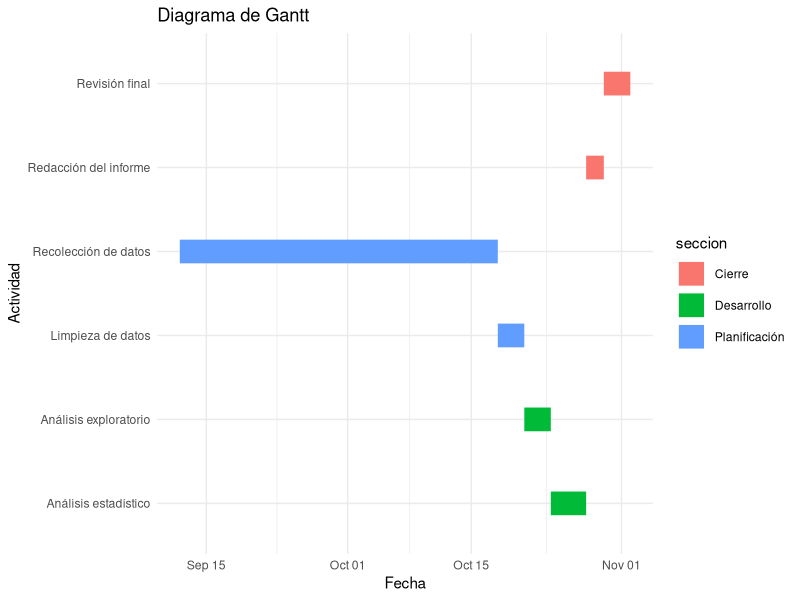
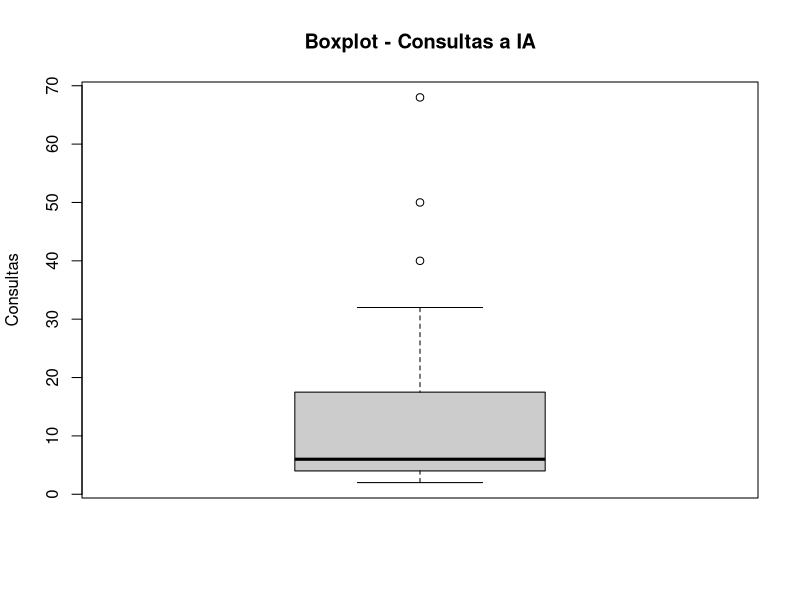
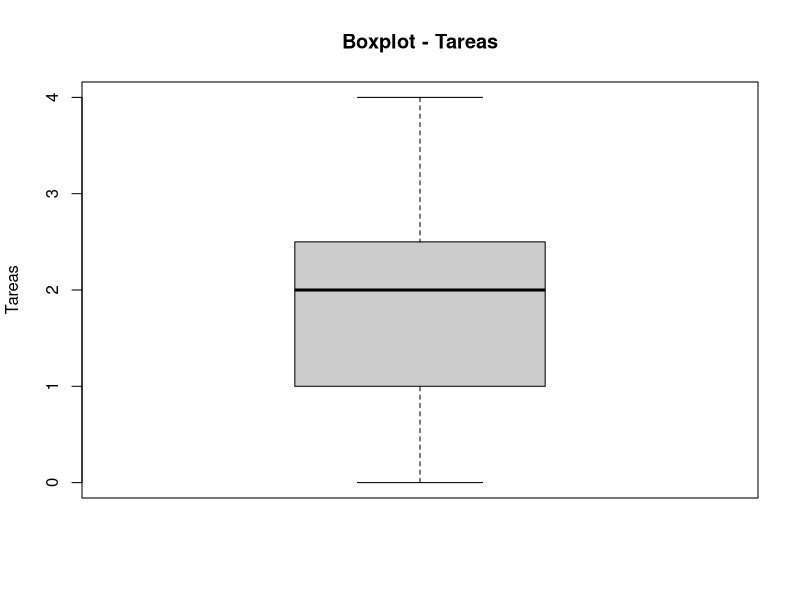
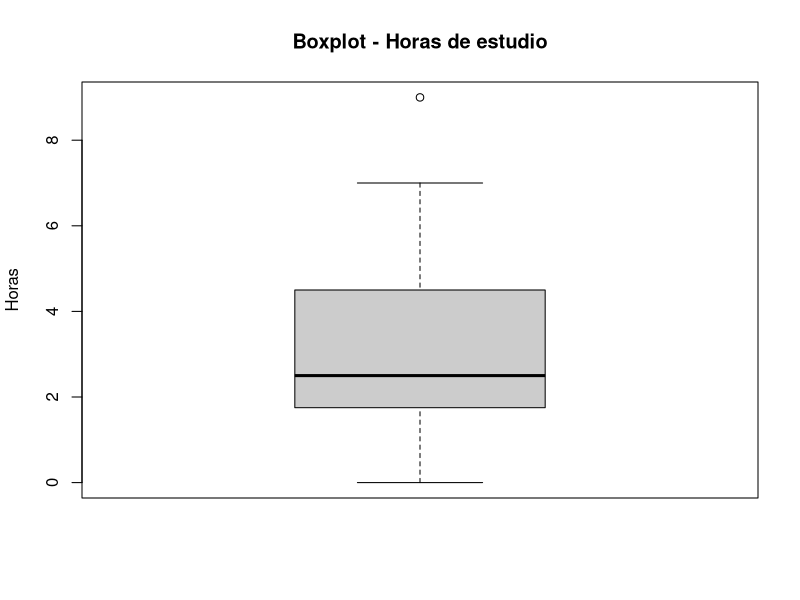
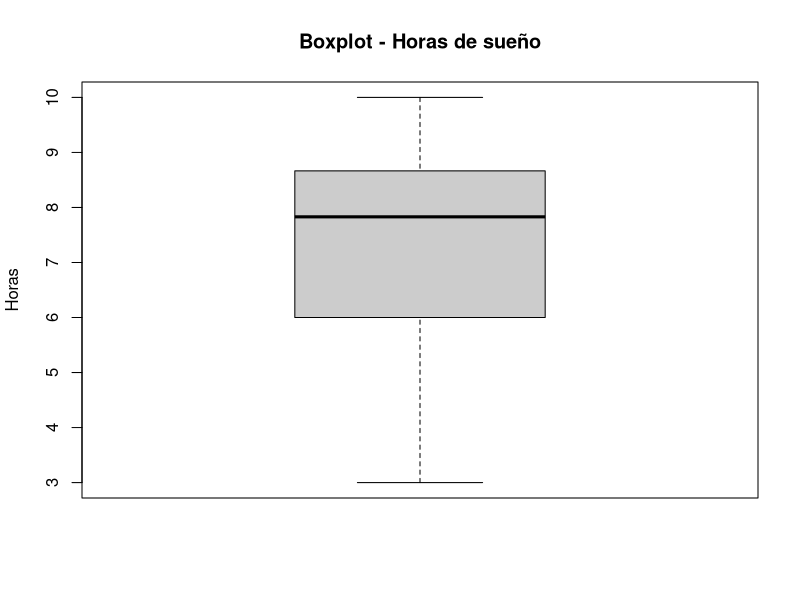
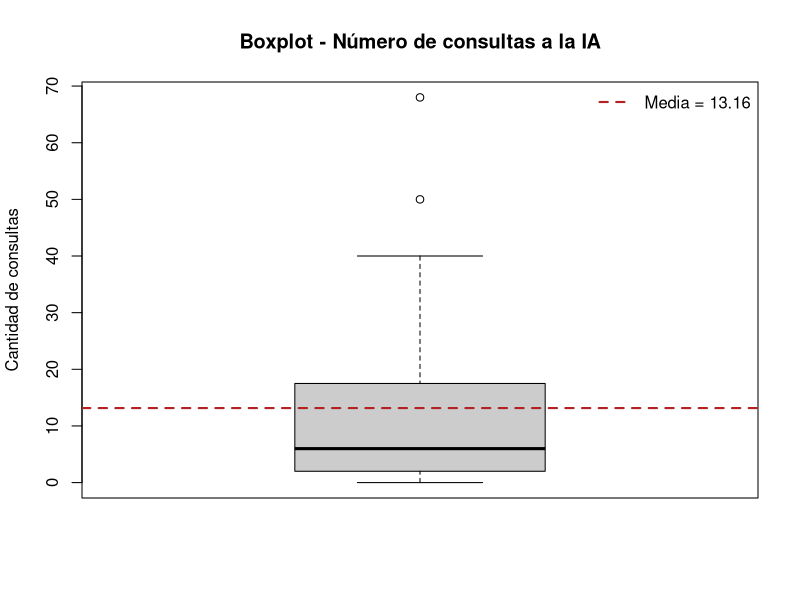
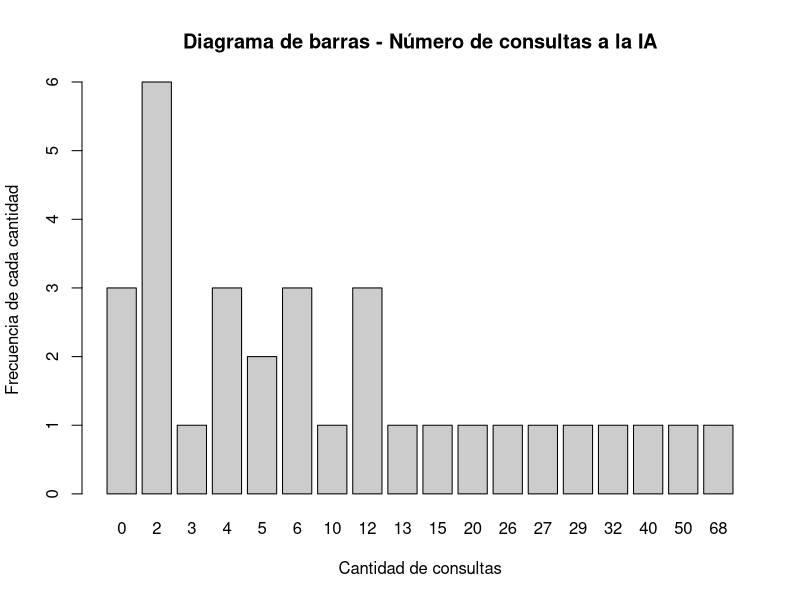
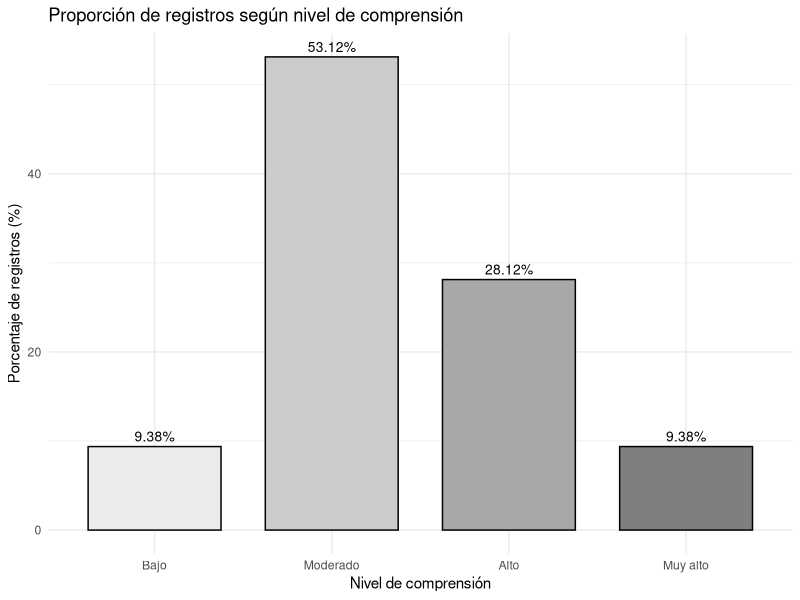

Source code (R) for these figures, in order:
## ---- chunk 1
library(ggplot2)

tareas <- data.frame(
  tarea = c(
    "Recolección de datos",
    "Limpieza de datos",
    "Análisis exploratorio",
    "Análisis estadístico",
    "Redacción del informe",
    "Revisión final"
  ),
  inicio = as.Date(c(
    "2026-09-12", "2026-10-18", "2026-10-21", "2026-10-24", "2026-10-28", "2026-10-30"
  )),
  fin = as.Date(c(
    "2026-10-18", "2026-10-21", "2026-10-24", "2026-10-28", "2026-10-30", "2026-11-02"
  )),
  seccion = c(
    "Planificación",
    "Planificación",
    "Desarrollo",
    "Desarrollo",
    "Cierre",
    "Cierre"
  )
)

ggplot(tareas,
       aes(x = inicio,
           xend = fin,
           y = tarea,
           yend = tarea,
           color = seccion)) +
  geom_segment(linewidth = 8) +
  labs(title = "Diagrama de Gantt",
       x = "Fecha",
       y = "Actividad") +
  theme_minimal()
## ---- chunk 2
library(readr)
library(dplyr)
library(tidyverse)
library(ggplot2)

DF <- read_csv("RespuestasDiario.csv")
## ---- chunk 3
names(DF)
DFL <- DF
## ---- chunk 4
DFL %>% rename(hora = `Marca temporal`
               , consultas = `¿Cuántas consultas a una IA realizaste hoy?`
               , uso = `¿Cuál fue el uso principal que le diste a la IA hoy?`
               , satisfaccion = `¿Qué nivel de satisfacción tienes con tu avance académico de hoy?`
               , tareas = `¿En cuántas tareas de hoy el uso de la IA te ahorró tiempo?`
               , curso = `¿Cuál es el código del curso sobre el que hiciste la mayoría de tus consultas a la IA hoy?`
               , estudio = `¿Cuántas horas efectivas de estudio acumulaste el día de hoy?`
               , sueno = `¿Cuántas horas dormiste la noche pasada?`
               , comprension = `¿Qué nivel de comprensión tuviste de las actividades académicas que realizaste hoy?`
               , email = `Dirección de correo electrónico`) -> DFL
## ---- chunk 5
DFL <- DFL[, c("hora", "consultas", "uso", "satisfaccion", "tareas", "curso", "estudio", "sueno", "comprension", "email")]
names(DFL)
## ---- chunk 6
DFAuxiliar <- read_csv("CorreosGrupo.csv")
## ---- chunk 7
DFL <- inner_join(DFL, DFAuxiliar, by = "email")
## ---- chunk 8
head(DFL[c("hora", "email", "Grupo")])
## ---- chunk 9
dim(DFL)
head(DFL)
sapply(DFL, class)
## ---- chunk 10
colSums(is.na(DFL))
## ---- chunk 11
round(colSums(is.na(DFL)) / nrow(DFL) * 100, 2)
## ---- chunk 12
sum(DFL$consultas == 0, na.rm = TRUE)
## ---- chunk 13
sum(DFL$tareas == 0, na.rm = TRUE)
## ---- chunk 14
sum(DFL$estudio == 0, na.rm = TRUE)
## ---- chunk 15
sum(DFL$sueno == 0, na.rm = TRUE)
## ---- chunk 16
length(unique(DFL$comprension))
unique(DFL$comprension)
## ---- chunk 17
length(unique(DFL$sueno))
unique(DFL$sueno)
## ---- chunk 18
length(unique(DFL$estudio))
unique(DFL$estudio)
## ---- chunk 19
length(unique(DFL$curso))
unique(DFL$curso)
## ---- chunk 20
length(unique(DFL$tareas))
unique(DFL$tareas)
## ---- chunk 21
length(unique(DFL$satisfaccion))
unique(DFL$satisfaccion)
## ---- chunk 22
length(unique(DFL$uso))
unique(DFL$uso)
## ---- chunk 23
length(unique(DFL$consultas))
unique(DFL$consultas)
## ---- chunk 24

#Se hace el filtrado por horas teniendo en cuenta que se guarda en el formato de 24 horas por lo que solo acotamos desde 21.5 osea 9:30 

DFL1<-DFL%>%filter(!(((hour(dmy_hms(hora)) + minute(dmy_hms(hora))/60) < 21.5))) %>% 

# en caso de superesswarnings es para evitar que arroje errores en consultas debido a que permite ingreso de datos vacios por lo que se trata de convertir a numero y de ahi vemos si es NA e inviertiendo mediante ! para quedarnos con los que si cumplan eso  
  
filter(!is.na(suppressWarnings(as.numeric(consultas))), 

# Repetimos el mismo tipo de filtrado con respecto a la variable tareas, sueno y estudio 

!is.na(suppressWarnings(as.numeric(tareas))),                                   
!is.na(suppressWarnings(as.numeric(estudio))),                           !is.na(suppressWarnings(as.numeric(sueno))))%>% 
  
#verificamos que las consultas y tareas sean numeros enteros 

filter(as.numeric(consultas)%%1==0, 
       as.numeric(tareas)%%1==0)

## ---- chunk 25
  DF2<-DFL1%>%mutate(
  
  # se arma el primer filtro para normalizar uso
  uso_= chartr("áéíóúÁÉÍÓÚ", "aeiouAEIOU", tolower(uso)),
  
  # el segundo filtro para la busqueda de palabras clave 
  usoC= str_detect(uso_,regex("\\b(ia|no|use|ningun[oa])\\b",ignore_case = TRUE)),
  
  # el tercer filtro ayuda a buscar datos no validos y validar los mismos
  cursoC = is.na(curso) | str_detect(curso, "^[ -]*$") | 
  str_detect(curso, "^[A-Za-z]{2}\\d{4}$"),
  
  # el cuarto filtro verifica las consultas y une con validacion de curso
  filtro=!usoC&cursoC&(as.numeric(consultas)>0|as.numeric(tareas)>0),
  
  # se aplica el filtro para cada dato relacionado
  uso = if_else(filtro, uso,NA_character_),
  
  consultas=if_else(filtro,consultas,NA_integer_),   
  
  tareas= if_else(filtro,tareas,NA_integer_),
  
  curso = if_else(filtro,curso,NA_character_)
  ) %>% select(-filtro, -usoC,-cursoC,-uso_)  
# despues se borra las columnas auxiliares     
## ---- chunk 26
# Número de consultas a IA
boxplot(DF2$consultas,
        main = "Boxplot - Consultas a IA",
        ylab = "Consultas",
        col = "gray80")

boxplot.stats(DF2$consultas)$out
## ---- chunk 27
# Número de tareas donde la IA ahorró tiempo
boxplot(DF2$tareas,
        main = "Boxplot - Tareas",
        ylab = "Tareas",
        col = "gray80")

boxplot.stats(DF2$tareas)$out
## ---- chunk 28
# Horas efectivas de estudio
boxplot(DF2$estudio,
        main = "Boxplot - Horas de estudio",
        ylab = "Horas",
        col = "gray80")
        
boxplot.stats(DF2$estudio)$out
## ---- chunk 29
# Horas de sueño
boxplot(DF2$sueno,
        main = "Boxplot - Horas de sueño",
        ylab = "Horas",
        col = "gray80")

boxplot.stats(DF2$sueno)$out
## ---- chunk 30
# Variabilidad de las consultas
range(DF2$consultas, na.rm = TRUE)
var(DF2$consultas, na.rm = TRUE)
sd(DF2$consultas, na.rm = TRUE)
IQR(DF2$consultas, na.rm = TRUE)
## ---- chunk 31
# Variabilidad de las tareas
range(DF2$tareas, na.rm = TRUE)
var(DF2$tareas, na.rm = TRUE)
sd(DF2$tareas, na.rm = TRUE)
IQR(DF2$tareas, na.rm = TRUE)
## ---- chunk 32
# Variabilidad de las horas de estudio
range(DF2$estudio, na.rm = TRUE)
var(DF2$estudio, na.rm = TRUE)
sd(DF2$estudio, na.rm = TRUE)
IQR(DF2$estudio, na.rm = TRUE)
## ---- chunk 33
# Variabilidad de las horas de sueño
range(DF2$sueno, na.rm = TRUE)
var(DF2$sueno, na.rm = TRUE)
sd(DF2$sueno, na.rm = TRUE)
IQR(DF2$sueno, na.rm = TRUE)
## ---- chunk 34
# Frecuencia del principal uso de IA
table(DF2$uso)
prop.table(table(DF2$uso)) * 100
## ---- chunk 35
# Frecuencia del nivel de satisfacción
table(DF2$satisfaccion)
prop.table(table(DF2$satisfaccion)) * 100
## ---- chunk 36
# Frecuencia del nivel de comprensión
table(DF2$comprension)
prop.table(table(DF2$comprension)) * 100
## ---- chunk 37
tabla_NA <- data.frame(
  Variable = names(DF2),
  Cantidad_NA = colSums(is.na(DF2)),
  Porcentaje_NA = round(colSums(is.na(DF2)) / nrow(DF2) * 100, 2),
  row.names = NULL
)
tabla_NA
## ---- chunk 38
#Revisamos si los NAs están en una mismo registro
table(rowSums(is.na(DF2)))
#Impacto si eliminamos los NAs
nrow(DF2)
nrow(na.omit(DF2))
round((1 - nrow(na.omit(DF2)) / nrow(DF2)) * 100, 2)
## ---- chunk 39
# DF2 sale de DFL1 sin filtrar filas, recuperamos de DFL1 los valores que el Paso 3 convirtió a NA
nrow(DFL1) == nrow(DF2)

diagnostico <- DF2 %>%
  mutate(
    # Valores originales, antes del Paso 3
    consultas_orig = as.numeric(DFL1$consultas),
    tareas_orig    = as.numeric(DFL1$tareas),
    uso_orig       = as.character(DFL1$uso),
    curso_orig     = as.character(DFL1$curso),

    # ¿El estudiante declaró alguna actividad con IA ese día?
    hubo_actividad = consultas_orig > 0 | tareas_orig > 0,

    # Motivo por el que el registro quedó incompleto
    motivo = case_when(
      !is.na(uso)     ~ "Completo",
      !hubo_actividad ~ "Sin uso de IA",
      consultas_orig == 0 & is.na(uso_orig) ~ "Sin uso de IA",
      TRUE            ~ "Curso fuera de formato"
    )
  )

table(diagnostico$motivo)
## ---- chunk 40
# Perfil de cada grupo según las consultas que realmente declararon
diagnostico %>%
  filter(motivo != "Completo") %>%
  group_by(motivo) %>%
  summarise(
    n = n(),
    consultas_min   = min(consultas_orig),
    consultas_max   = max(consultas_orig),
    consultas_media = round(mean(consultas_orig), 1)
  )
## ---- chunk 41
DF3 <- diagnostico %>%
  mutate(
    # Marca si de verdad usó IA, según el motivo y no según si había NA
    uso_ia = motivo != "Sin uso de IA",

    # Si no usó IA, el valor verdadero es 0 
    # Cuantitativas discretas: 
    consultas = if_else(motivo == "Sin uso de IA", 0, consultas_orig),
    consultas= as.integer(consultas),
    tareas    = if_else(motivo == "Sin uso de IA", 0, tareas_orig),
    tareas= as.integer(tareas),
    # Cualitativa nominal
    uso   = if_else(motivo == "Sin uso de IA", "No usó IA", uso_orig),
    uso = factor(uso,levels=unique(uso)),
    

  # Solo el curso se marca como inválido; el resto de datos se conserva
    curso = case_when(
      motivo == "Sin uso de IA"          ~ "No aplica",
      motivo == "Curso fuera de formato" ~ "Sin código válido",
      TRUE                               ~ curso_orig
    ),
      curso = factor(curso,levels=unique(curso)),

    # Cuantitativas continuas
    estudio = as.numeric(estudio),
    sueno   = as.numeric(sueno),

    # Ordinal con levels
    comprension = factor(comprension,
                         levels = c("Muy bajo", "Bajo", "Moderado", "Alto", "Muy alto"),
                         ordered = TRUE),

    satisfaccion = factor(satisfaccion, levels = 1:5, ordered = TRUE),

    # Identificador
    Grupo = factor(Grupo)
  ) %>%
# Se borran las columnas que solo sirvieron para el diagnóstico
  select(-consultas_orig, -tareas_orig, -uso_orig, -curso_orig,
         -hubo_actividad, -motivo)
## ---- chunk 42
# Verificamos que no quede ningún NA ni se hayan perdido filas
sum(is.na(DF3))
nrow(DF3)
table(DF3$uso_ia)
## ---- chunk 43
# Cuántas observaciones sobreviven a cada etapa del proceso
trazabilidad <- data.frame(
  Etapa = c("Base cruda (DF)", "Subset y join (DFL)", "Normalización (DFL1)",
            "Criterios (DF2)", "Gestión de nulos (DF3)"),
  Observaciones = c(nrow(DF), nrow(DFL), nrow(DFL1), nrow(DF2), nrow(DF3))
)
# Qué porcentaje de la base original representa cada etapa
trazabilidad$Retencion <- round(trazabilidad$Observaciones / nrow(DF) * 100, 2)
trazabilidad
## ---- chunk 44
# Mismo diagnóstico del Paso 1, ahora sobre la base limpia.
radiografia <- data.frame(
  Variable = names(DF3),
  Tipo = sapply(DF3, function(x) class(x)[1]),
  NA_total = colSums(is.na(DF3)),
  Porcentaje_NA = round(colSums(is.na(DF3)) / nrow(DF3) * 100, 2),
  Unicos = sapply(DF3, function(x) length(unique(x))),
  row.names = NULL
)
radiografia
## ---- chunk 45
# Conteo de ceros en cada numérica
sum(DF3$consultas == 0)
sum(DF3$tareas == 0)
sum(DF3$estudio == 0)
sum(DF3$sueno == 0)
## ---- chunk 46
# Verificamos que ninguna numérica se salga de los rangos del codebook.

data.frame(
  Variable = c("consultas", "tareas", "estudio", "sueno"),
  Restriccion = c("x >= 0", "x >= 0", "x >= 0", "0 <= x <= 24"),
  Minimo = c(min(DF3$consultas), min(DF3$tareas), min(DF3$estudio), min(DF3$sueno)),
  Maximo = c(max(DF3$consultas), max(DF3$tareas), max(DF3$estudio), max(DF3$sueno)),
  Cumple = c(all(DF3$consultas >= 0), all(DF3$tareas >= 0), all(DF3$estudio >= 0),
             all(DF3$sueno >= 0 & DF3$sueno <= 24))
)
## ---- chunk 47
# Filas idénticas en todas sus columnas
sum(duplicated(DF3))
# El diseño es longitudinal, cada estudiante debe tener un solo registro por día.
DF3 %>%
  mutate(fecha = substr(hora, 1, 10)) %>%
  count(email, fecha) %>%
  filter(n > 1)
## ---- chunk 48
# Observaciones limpias que aportó cada grupo
DF3 %>% count(Grupo)
## ---- chunk 49
# Filtro sobre nuestro grupo
GRUPO <- 6
DF3_grupo <- DF3 %>% filter(Grupo == GRUPO)

nrow(DF3_grupo)
DF3_grupo %>% count(email)
## ---- chunk 50
n_distinct(DF3$email)
## ---- chunk 51
boxplot(DF3$consultas,
        main = "Boxplot - Número de consultas a la IA",
        ylab = "Cantidad de consultas",
        col = "gray80")
abline(h = mean(DF3$consultas, na.rm = TRUE), col = "firebrick", lwd = 2, lty = 2)
legend("topright",
       legend = paste("Media =", round(mean(DF3$consultas, na.rm = TRUE), 2)),
       col = "firebrick", lty = 2, lwd = 2, bty = "n")
## ---- chunk 52
quantile(DF3$consultas, 0.5, na.rm = T, type = 3, )
quantile(DF3$consultas, 0.75, na.rm = T, type = 3, )
## ---- chunk 53
barplot(table(DF3$consultas),
        main = "Diagrama de barras - Número de consultas a la IA",
        xlab = "Cantidad de consultas",
        ylab = "Frecuencia de cada cantidad",
        col = "gray80")
## ---- chunk 54
table(DF3$comprension)
round(prop.table(table(DF3$comprension)) * 100, 2)
round(cumsum(prop.table(table(DF3$comprension))) * 100, 2)
## ---- chunk 55
DF3 %>%
  count(comprension) %>%
  mutate(p = n / sum(n) * 100) %>%
  ggplot(aes(x = comprension, y = p, fill = comprension)) +
  geom_col(color = "black", width = 0.75) +
  geom_text(aes(label = paste0(round(p, 2), "%")), vjust = -0.5, size = 3.5) +
  scale_fill_manual(values = c("gray92", "gray80", "gray66", "gray50", "gray35")) +
  labs(title = "Proporción de registros según nivel de comprensión",
       x = "Nivel de comprensión", y = "Porcentaje de registros (%)") +
  theme_minimal() +
  theme(legend.position = "none")
## ---- chunk 56
boxplot(DF3$sueno,
        main = "Horas de sueño",
        ylab = "Horas",
        col = "gray80")
## ---- chunk 57
hist(DF3$sueno,
     main = "Horas de sueño",
     xlab = "Horas",
     col = "gray80",
     ylab = "Frecuencia")
axis(1, at = 0:ceiling(max(DF3$sueno)))
abline(v = mean(DF3$sueno, na.rm = TRUE), col = "firebrick", lwd = 2, lty = 2)
legend("topright",
       legend = paste("Media =", round(mean(DF3$sueno, na.rm = TRUE), 2)),
       col = "firebrick", lty = 2, lwd = 2, bty = "n")
## ---- chunk 58
summary(DF3$sueno)
round(sd(DF3$sueno),2)
IQR(DF3$sueno)
round(sd(DF3$sueno) / mean(DF3$sueno),2) #CV
## ---- chunk 59
boxplot(consultas ~ satisfaccion, data = DF3,
        main = "Nivel de satisfacción vs Número de consultas",
        xlab = "Nivel de satisfacción",
        ylab = "Cantidad de consultas",
        col = c("gray92", "gray80", "gray66", "gray50", "gray35"))
## ---- chunk 60
quantile(DF3$consultas[DF3$satisfaccion == 3], 0.3, na.rm = T, type = 3)
quantile(DF3$consultas[DF3$satisfaccion == 4], 0.3, na.rm = T, type = 3)
quantile(DF3$consultas[DF3$satisfaccion == 5], 0.3, na.rm = T, type = 3)
## ---- chunk 61
cor.test(DF3$consultas,DF3$estudio,method="spearman")
## ---- chunk 62
ggplot(DF3, aes(x = consultas, y = estudio)) +
  geom_point(color = "navy", size = 2.5) +
  labs(
    title = "Consultas vs. horas de estudio",
    x = "Consultas a la IA",
    y = "Horas de estudio"
  )
## ---- chunk 63
DFC <- DF3[DF3$uso_ia == TRUE, ]
DFC$curso <- toupper(DFC$curso)
DFC$uso <- as.character(DFC$uso)
DFC <- DFC[DFC$curso %in% c("CC1105", "CS2031", "CC2101", "CS2013"), ]
DFC <- DFC[DFC$uso %in% c("Resolver ejercicios", "Resumir", "Programar", "Redactar"), ]
nrow(DFC)
## ---- chunk 64
tabla <- table(DFC$curso, DFC$uso)
tabla
round(prop.table(tabla, 1) * 100, 2)
## ---- chunk 65
DFC %>%
  count(curso, uso) %>%
  group_by(curso) %>%
  mutate(p = n / sum(n) * 100) %>%
  ggplot(aes(x = curso, y = p, fill = uso)) +
  geom_col(width = 0.75) +
  geom_text(aes(label = paste0(round(p, 1), "%")),
            position = position_stack(vjust = 0.5), size = 3) +
  scale_fill_manual(values = c("gray92", "gray78", "gray64", "gray50")) +
  labs(title = "Proporción de usos de la IA según el curso",
       x = "Curso", y = "Porcentaje de registros (%)", fill = "Uso principal") +
  theme_minimal()
## ---- chunk 66
DF3 %>%
  filter(uso_ia) %>%
  mutate(
    uso_g = if_else(uso %in% c("Resolver ejercicios", "Resumir",
                                "Programar", "Redactar", "No usó IA"),
                     as.character(uso), "Otros"),
    ahorro = if_else(tareas == 0, "Sin tareas ahorradas", "Con tareas ahorradas")
  ) %>%
  count(uso_g, ahorro) %>%
  tidyr::pivot_wider(names_from = ahorro, values_from = n, values_fill = 0) %>%
  {
    tabla <- .[, c("uso_g", "Sin tareas ahorradas", "Con tareas ahorradas")]
    m <- t(as.matrix(tabla[, -1]))
    colnames(m) <- tabla$uso_g
    barplot(m,
            main = "Proporción de tareas ahorradas según el uso de IA",
            ylab = "Cantidad de registros",
            xlab = "Uso principal",
            col = c("gray85", "gray45"))
    legend("topleft",
           legend = c("Sin ahorro", "Con ahorro"),
           fill = c("gray85", "gray45"),
           cex = 0.8)
  }
## ---- chunk 67
DF3 %>%
  filter(uso_ia) %>%
  mutate(uso_g = if_else(uso %in% c("Resolver ejercicios", "Resumir",
                                     "Programar", "Redactar", "No usó IA"),
                          as.character(uso), "Otros")) %>%
  group_by(uso_g) %>%
  summarise(
    registros   = n(),
    ta_ahorrada = round(mean(tareas > 0, na.rm = TRUE) * 100,2)
  ) %>%
  rename(Uso = uso_g)
## ---- chunk 68
boxplot(sueno ~ comprension, data = DF3,
        main = "Sueño según comprensión",
        xlab = "Comprensión",
        ylab = "Horas de sueño",
        col = c("gray92", "gray80", "gray66", "gray50", "gray35"))
abline(h = mean(DF3$sueno, na.rm = TRUE), col = "firebrick", lwd = 2, lty = 2)
legend("topright",
       legend = paste("Media =", round(mean(DF3$sueno, na.rm = TRUE), 2)),
       col = "firebrick", lty = 2, lwd = 2, bty = "n")
## ---- chunk 69
DF3%>%group_by(comprension)%>% summarise(n=n(),
    Q1= quantile(sueno, 0.25, na.rm = TRUE),
    Mediana = quantile(sueno, 0.5 ,na.rm = TRUE),
    Q3= quantile(sueno, 0.75, na.rm = TRUE),
    RIC     = IQR(sueno, na.rm = TRUE),
    Media = mean(sueno,na.rm=TRUE),
    CV = (sd(sueno,na.rm=TRUE)/mean(sueno,na.rm=TRUE))
                                         )
